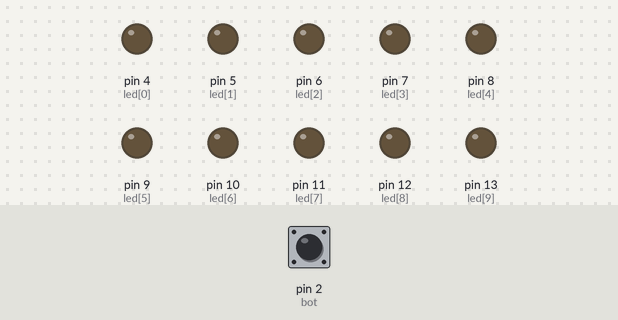
Bench run of a sketch on a simulated Arduino Uno, built with avr-gcc and run on an emulated ATmega328P. On the bench: output pins drawn as LEDs (lit = HIGH). Dashed ring = blinking. Inputs (shaded band) come from the test bench; at power-on: pin 2 (bot) LOW.

Above: at 1.2 s.
1.3 s: pin 2 (bot) pulled HIGH for 1 s
At 1.5 s:
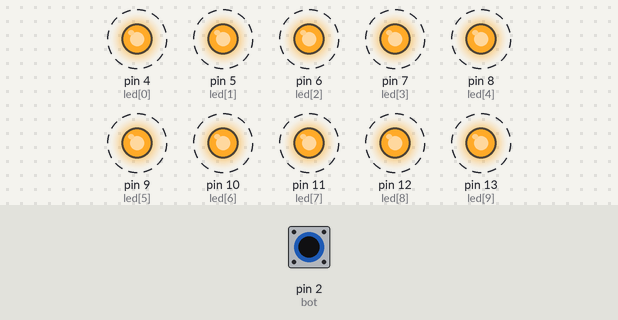
4.0 s: pin 2 (bot) pulled HIGH for 3.2 s
At 4.2 s:
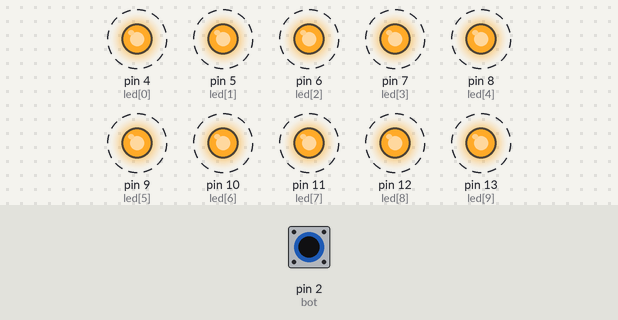
Timing chart, 0 to 8.3 s (numbered marks = the images above; inputs shaded):
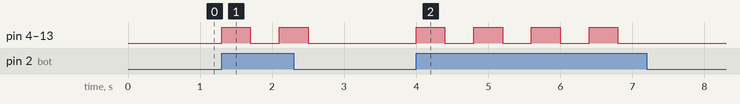

Measured:
- after the input at 1.3 s, pin 4 (led[0]), pin 5 (led[1]), pin 6 (led[2]), pin 7 (led[3]), pin 8 (led[4]), pin 9 (led[5]), pin 10 (led[6]), pin 11 (led[7]), pin 12 (led[8]), pin 13 (led[9]): alternates HIGH for 0.40 s and LOW for 0.40 s, 4 changes in all, then stays LOW, starting at once
- after the input at 4.0 s, pin 4 (led[0]), pin 5 (led[1]), pin 6 (led[2]), pin 7 (led[3]), pin 8 (led[4]), pin 9 (led[5]), pin 10 (led[6]), pin 11 (led[7]), pin 12 (led[8]), pin 13 (led[9]): alternates HIGH for 0.40 s and LOW for 0.40 s, 8 changes in all, then stays LOW, starting at once

The sketch:

AltoEstructuras.ino
```cpp
/*Programa de encendido de led con un ciclo for*/
//Alto de estructuras

//Variables
int bot=2;
int led[]={4,5,6,7,8,9,10,11,12,13};
int numLeds=10;
int tiempoRet=400;
int i;

void setup(){
  pinMode(bot, INPUT);

  for(i=0; i<numLeds; i++){
    pinMode(led[i], OUTPUT);
  }
}

void loop(){
  boolean bot_alto=digitalRead(bot);
  if(bot_alto==HIGH){
    for(i=0; i<numLeds; i++){
      digitalWrite(led[i], HIGH);
    }
    delay(tiempoRet);
    for(i=0; i<numLeds; i++){
      digitalWrite(led[i], LOW);
    }
    delay(tiempoRet);
  }
}
```
